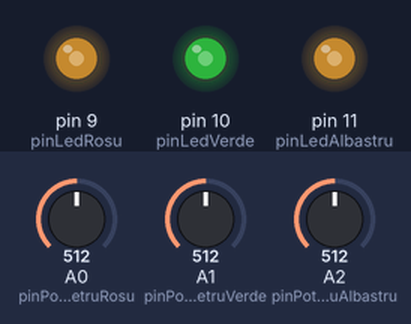
A sketch run on a simulated Arduino Uno, built with avr-gcc and run on an emulated ATmega328P. Parts: output pins drawn as LEDs (lit = HIGH). Inputs (shaded band) come from the test bench; at power-on: A0 (pinPotenziometruRosu) = 512, A1 (pinPotenziometruVerde) = 512, A2 (pinPotenziometruAlbastru) = 512.

Above: at 1.2 s.
1.3 s: A0 (pinPotenziometruRosu) set to 716
At 2.3 s:
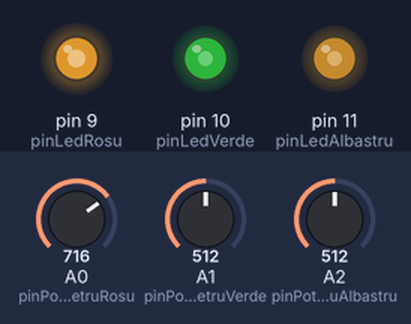
2.8 s: A1 (pinPotenziometruVerde) set to 716
At 3.5 s:
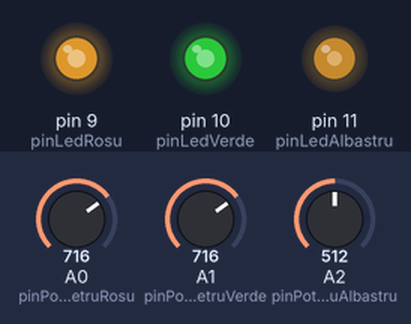
4.3 s: A2 (pinPotenziometruAlbastru) set to 716
At 4.6 s:
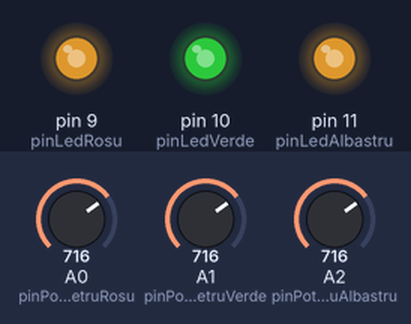
5.8 s: A0 (pinPotenziometruRosu) set to 900
At 6.9 s:
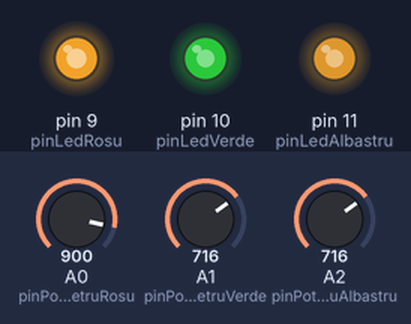
7.3 s: A1 (pinPotenziometruVerde) set to 900
At 8.1 s:
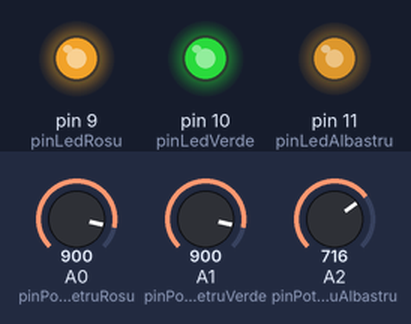
8.8 s: A2 (pinPotenziometruAlbastru) set to 900
At 9.2 s:
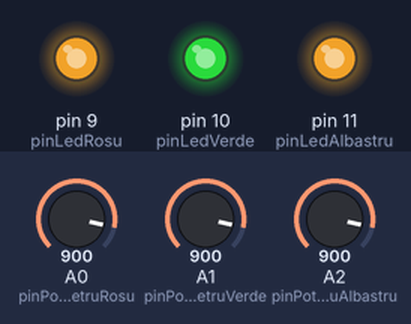
Timing chart, 0 to 11.3 s (numbered marks = the images above; inputs shaded):
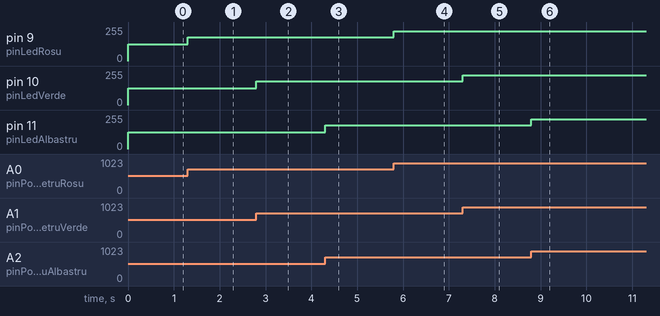

The sketch:

sketch_oct23a.ino
```cpp
const int pinLedRosu = 9;
const int pinLedVerde = 10;
const int pinLedAlbastru = 11;

const int pinPotenziometruRosu = A0;
const int pinPotenziometruVerde = A1;
const int pinPotenziometruAlbastru = A2;

void setup() {
  // Inițializarea pinilor LED-ului ca ieșiri
  pinMode(pinLedRosu, OUTPUT);
  pinMode(pinLedVerde, OUTPUT);
  pinMode(pinLedAlbastru, OUTPUT);
}

void loop() {
  // Citirea valorilor de la potențiometre
  int valoarePotenziometruRosu = analogRead(pinPotenziometruRosu);
  int valoarePotenziometruVerde = analogRead(pinPotenziometruVerde);
  int valoarePotenziometruAlbastru = analogRead(pinPotenziometruAlbastru);

  // Maparea valorilor citite la intervalul 0-255 pentru funcția analogWrite
  int valoareLedRosu = map(valoarePotenziometruRosu, 0, 1023, 0, 255);
  int valoareLedVerde = map(valoarePotenziometruVerde, 0, 1023, 0, 255);
  int valoareLedAlbastru = map(valoarePotenziometruAlbastru, 0, 1023, 0, 255);

  // Setarea intensității luminii pentru fiecare culoare a LED-ului
  analogWrite(pinLedRosu, valoareLedRosu);
  analogWrite(pinLedVerde, valoareLedVerde);
  analogWrite(pinLedAlbastru, valoareLedAlbastru);
}
```

Measured:
- after the input at 1.3 s, pin 9 (pinLedRosu): 127/255 → 178/255 at once
- after the input at 2.8 s, pin 10 (pinLedVerde): 127/255 → 178/255 at once
- after the input at 4.3 s, pin 11 (pinLedAlbastru): 127/255 → 178/255 at once
- after the input at 5.8 s, pin 9 (pinLedRosu): 178/255 → 224/255 at once
- after the input at 7.3 s, pin 10 (pinLedVerde): 178/255 → 224/255 at once
- after the input at 8.8 s, pin 11 (pinLedAlbastru): 178/255 → 224/255 at once
